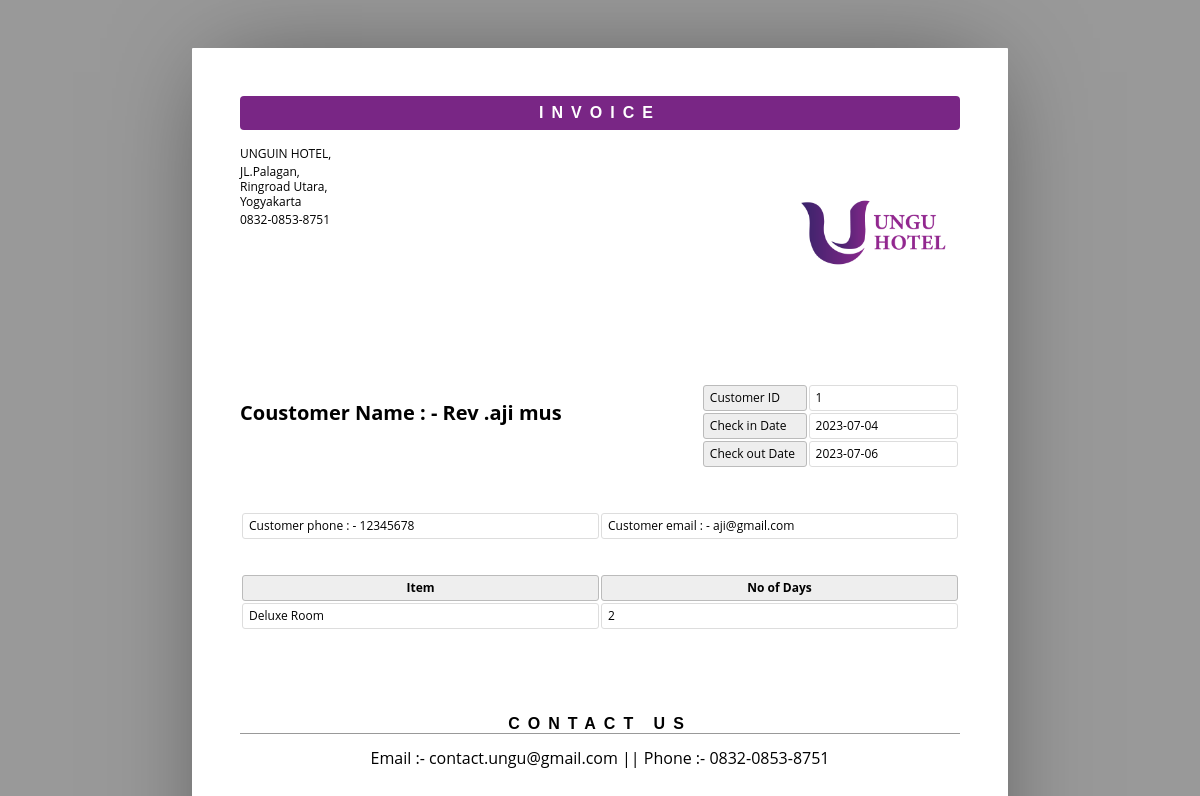
The page /admin/show.php?sid=1 on the database its author committed.
### tables this page shows
CREATE TABLE `roombook` (
  `id` int(10) UNSIGNED NOT NULL,
  `Title` varchar(5) DEFAULT NULL,
  `FName` text DEFAULT NULL,
  `LName` text DEFAULT NULL,
  `Email` varchar(50) DEFAULT NULL,
  `Phone` text DEFAULT NULL,
  `TRoom` varchar(20) DEFAULT NULL,
  `NRoom` varchar(2) DEFAULT NULL,
  `cin` date DEFAULT NULL,
  `cout` date DEFAULT NULL,
  `stat` varchar(15) DEFAULT NULL,
  `nodays` int(11) DEFAULT NULL
);

### admin/show.php (the view, shortened to what this page needs)
<html>
	<head>
	</head>
	<body>
	<?php
	include ('db.php');
	$pid = $_GET['sid'];
	$sql ="select * from roombook where id = '$pid' ";
	$re = mysqli_query($con,$sql);
	while($row=mysqli_fetch_array($re))
	{
		$id = $row['id'];
		$title =  $row['Title'];
		$Fname = $row['FName'];
		$lname = $row['LName'];
		$email = $row['Email'];
		$phone = $row['Phone'];
		$room_type = $row['TRoom'];
		$cin_date = $row['cin'];
		$cout_date = $row['cout'];
		$nodays = $row['nodays'];
	}
	?>
		<header>
			<h1>Invoice</h1>
			<address >
				<p>UNGUIN HOTEL,</p>
				<p>JL.Palagan,<br>Ringroad Utara,<br>Yogyakarta</p>
				<p>0832-0853-8751</p>
			</address>
			<span><img alt="" src="logo.png" style="width: 40%"></span>
		</header>
		<article>
			<address >
				<p><br></p>
				<p>Coustomer Name  : -  <?php echo $title.$Fname." ".$lname;?><br></p>
			</address>
			<table class="meta">
				<tr>
					<th><span >Customer ID</span></th>
					<td><span ><?php echo $id; ?></span></td>
				</tr>
				<tr>
					<th><span >Check in Date</span></th>
					<td><span ><?php echo $cin_date; ?> </span></td>
				</tr>
				<tr>
					<th><span >Check out Date</span></th>
					<td><span ><?php echo $cout_date; ?> </span></td>
				</tr>
			</table>
			<table >
					<tr>
						<td>Customer phone : -  <?php echo $phone; ?> </td>
						<td>Customer email : -  <?php echo $email; ?> </td>
					</tr>
				</table>
				<br>
				<br>
			<table class="inventory">
				<thead>
					<tr>
						<th><span >Item</span></th>
						<th><span >No of Days</span></th>
					</tr>
				</thead>
				<tbody>
					<tr>
						<td><span ><?php echo $room_type; ?></span></td>
						<td><span ><?php echo $nodays; ?> </span></td>
					</tr>
				</tbody>
			</table>
		</article>
		<aside>
			<h1><span >Contact us</span></h1>
			<div >
				<p align="center">Email :- contact.ungu@gmail.com || Phone :- 0832-0853-8751 </p>
			</div>
		</aside>
	</body>
</html>

### admin/show.php (style rules this page uses)
* { border: 0; box-sizing: content-box; color: inherit; font-family: inherit; font-size: inherit; font-style: inherit; font-weight: inherit; line-height: inherit; list-style: none; margin: 0; padding: 0; text-decoration: none; vertical-align: top; }
h1 { font: bold 100% sans-serif; letter-spacing: 0.5em; text-align: center; text-transform: uppercase; }
table { font-size: 75%; table-layout: fixed; width: 100%; }
table { border-collapse: separate; border-spacing: 2px; }
th, td { border-width: 1px; padding: 0.5em; position: relative; text-align: left; }
th, td { border-radius: 0.25em; border-style: solid; }
th { background: #EEE; border-color: #BBB; }
td { border-color: #DDD; }
html { font: 16px/1 'Open Sans', sans-serif; overflow: auto; padding: 0.5in; }
html { background: #999; cursor: default; }
body { box-sizing: border-box; height: 11in; margin: 0 auto; overflow: hidden; padding: 0.5in; width: 8.5in; }
body { background: #FFF; border-radius: 1px; box-shadow: 0 0 1in -0.25in rgba(0, 0, 0, 0.5); }
header { margin: 0 0 3em; }
header:after { clear: both; content: ""; display: table; }
header h1 { background: #792685; border-radius: 0.25em; color: #FFF; margin: 0 0 1em; padding: 0.5em 0; }
header address { float: left; font-size: 75%; font-style: normal; line-height: 1.25; margin: 0 1em 1em 0; }
header address p { margin: 0 0 0.25em; }
header span, header img { display: block; float: right; }
header span { margin: 0 0 1em 1em; max-height: 25%; max-width: 60%; position: relative; }
header img { max-height: 100%; max-width: 100%; }
article, article address, table.meta, table.inventory { margin: 0 0 3em; }
article:after { clear: both; content: ""; display: table; }
article address { float: left; font-size: 125%; font-weight: bold; }
table.meta, table.balance { float: right; width: 36%; }
table.meta:after, table.balance:after { clear: both; content: ""; display: table; }
table.meta th { width: 40%; }
table.meta td { width: 60%; }
table.inventory { clear: both; width: 100%; }
table.inventory th { font-weight: bold; text-align: center; }
table.inventory td:nth-child(1) { width: 26%; }
table.inventory td:nth-child(2) { width: 38%; }
aside h1 { border: none; border-width: 0 0 1px; margin: 0 0 1em; }
aside h1 { border-color: #999; border-bottom-style: solid; }

### rows shown on the page
roombook: Title "Rev .", FName "aji", LName "mus", id "1", cin "2023-07-04", cout "2023-07-06", Phone "12345678", Email "aji@gmail.com", TRoom "Deluxe Room", nodays "2"
